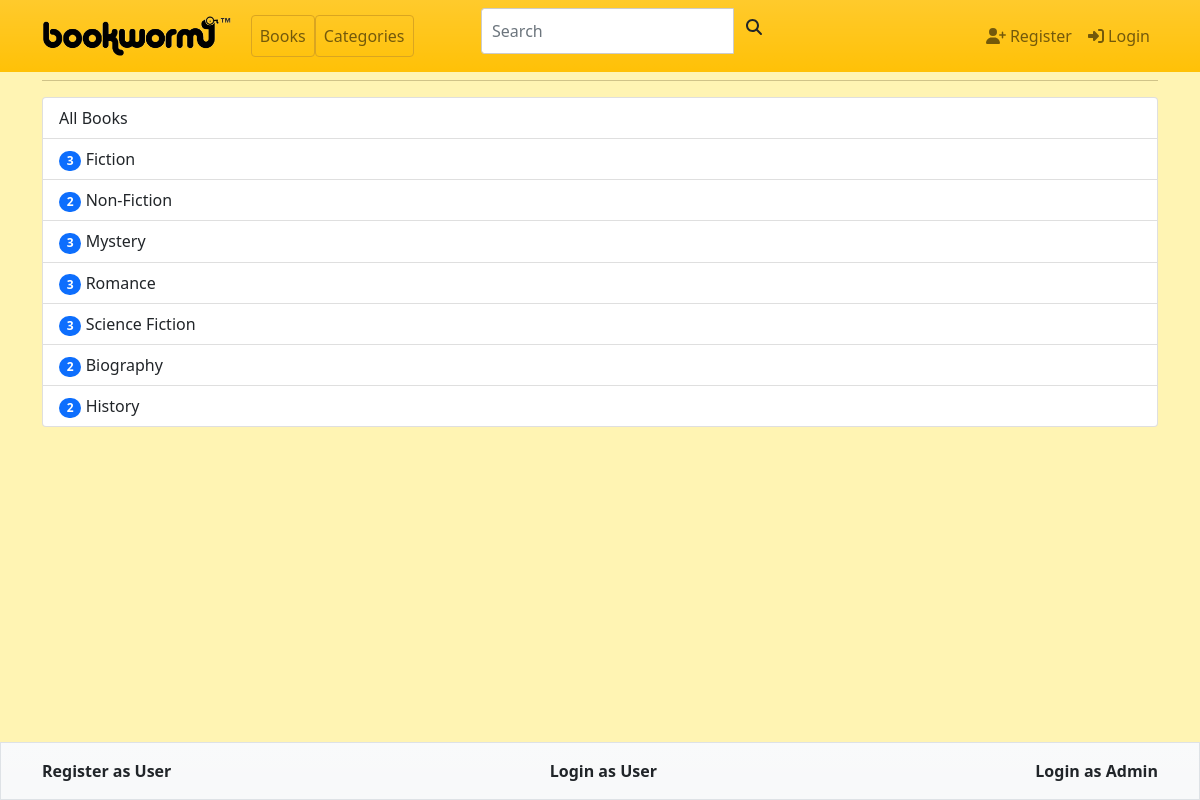
/genre_list.php, run on the app's committed database.
### tables this page shows
CREATE TABLE `genre` (
                         `genre_id` int(10) UNSIGNED NOT NULL,
                         `genre_name` varchar(60) NOT NULL
);

### genre_list.php (the view, shortened to what this page needs)
<?php
	$conn = db_connect();
	$query = "SELECT * FROM genre ORDER BY genre_id";
	$result = mysqli_query($conn, $query);
	require "./template/header.php";
?>
	<hr>
	<div class="list-group">
		<a class="list-group-item list-group-item-action" href="books.php">
			All Books
		</a>
	<?php
		while($row = mysqli_fetch_assoc($result)){
			$count = 0;
			$query = "SELECT genre_id FROM books";
			$result2 = mysqli_query($conn, $query);
			while ($pubInBook = mysqli_fetch_assoc($result2)){
				if($pubInBook['genre_id'] == $row['genre_id']){
					$count++;
				}
			}
	?>
		<a class="list-group-item list-group-item-action" href="bookPerGenre.php?pubid=<?php echo $row['genre_id']; ?>">
			<span class="badge badge-primary bg-primary rounded-pill"><?php echo $count; ?></span>
			<?php echo $row['genre_name']; ?>
		</a>
	<?php } ?>
	</div>
<?php
	require "./template/footer.php";
?>

### data on the page
genre: count "3", genre_name "Fiction"
genre: count "2", genre_name "Non-Fiction"
genre: count "3", genre_name "Mystery"
genre: count "3", genre_name "Romance"
genre: count "3", genre_name "Science Fiction"
genre: count "2", genre_name "Biography"
genre: count "2", genre_name "History"
